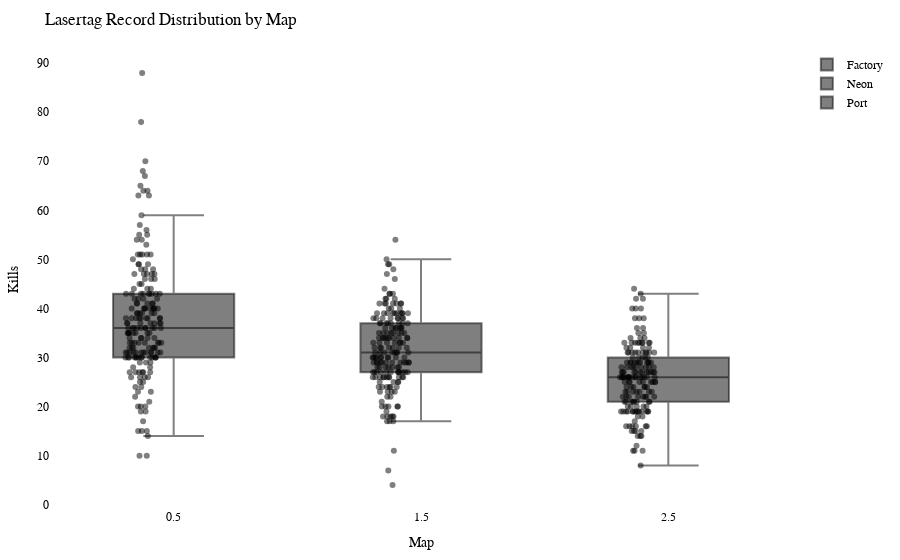

Notebook code for this chart:
### Code cell
import plotly.graph_objects as go
import plotly.io as pio

df = getRecordsDataframe(minigame="Lasertag")

# Calculate the offset for centering the data points
num_columns = len(df.columns)
offset = 0.5

# Create a Swarm plot using Plotly
fig = go.Figure()

for i, column in enumerate(df.columns):
    x_values = [i + offset] * len(df[column])  # Adjust x-values with offset for horizontal centering
    fig.add_trace(go.Box(x=x_values,
                         y=df[column],
                         name=column,
                         boxpoints='all',
                         pointpos=-0.5,  # Adjust point position to prevent overlapping
                         marker=dict(color='rgba(0,0,0,0.5)', size=6),  # Adjust marker color and size
                         hovertext=df.index,
                         hoverinfo='text+y'))

fig.update_layout(title="Lasertag Record Distribution by Map",
                  xaxis=dict(title="Map"),
                  yaxis=dict(title="Kills"),
                  showlegend=True,
                  font=dict(family="Arial", size=12, color="black"),  # Customize font
                  plot_bgcolor="white",  # Set background color
                  margin=dict(l=50, r=50, t=50, b=50),  # Adjust margins for better layout
                  )

pio.show(fig)

pio.write_html(fig, "out/laser_swarm_plot.html")

### Figure 1 — Plotly figure (JSON) as saved in the notebook; plotly's stock layout.template omitted (floating-point values rounded to 4 significant figures; data arrays with more than 128 entries replaced by an {"elided": "..."} marker saying what was removed)
{"data": [{"boxpoints": "all", "hoverinfo": "text+y", "hovertext": {"elided": "208 str values"}, "marker": {"color": "rgba(0,0,0,0.5)", "size": 6}, "name": "Factory", "pointpos": -0.5, "type": "box", "x": {"elided": "208 float values"}, "y": {"elided": "208 int values"}}, {"boxpoints": "all", "hoverinfo": "text+y", "hovertext": {"elided": "208 str values"}, "marker": {"color": "rgba(0,0,0,0.5)", "size": 6}, "name": "Neon", "pointpos": -0.5, "type": "box", "x": {"elided": "208 float values"}, "y": {"elided": "208 int values"}}, {"boxpoints": "all", "hoverinfo": "text+y", "hovertext": {"elided": "208 str values"}, "marker": {"color": "rgba(0,0,0,0.5)", "size": 6}, "name": "Port", "pointpos": -0.5, "type": "box", "x": {"elided": "208 float values"}, "y": {"elided": "208 int values"}}], "layout": {"font": {"color": "black", "family": "Arial", "size": 12}, "margin": {"b": 50, "l": 50, "r": 50, "t": 50}, "plot_bgcolor": "white", "showlegend": true, "title": {"text": "Lasertag Record Distribution by Map"}, "xaxis": {"title": {"text": "Map"}}, "yaxis": {"title": {"text": "Kills"}}}}
